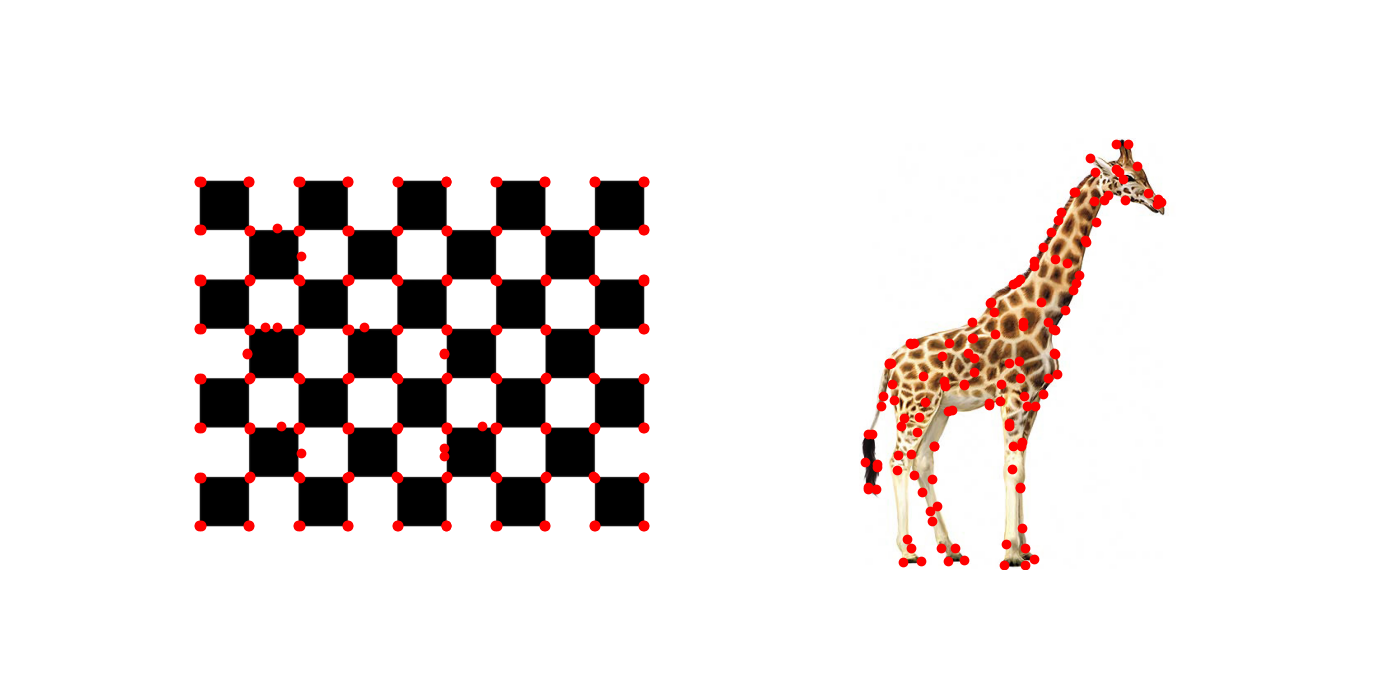
#> input picture ex1/206299463_312497084_image_corners.png, 1400 x 700 px
$ python -i funcs_and_structs.py   (imports and definitions only)
#> lines starting #> are read from the running program, lines starting #| are printed output that depends on the picture
#> further down, picture is the input picture: shape (700, 1400, 3); mean B, G, R 227.4, 228.5, 233.8
import os
import cv2
import numpy as np

class VideoParameters:
    # [14 lines left out: functions __init__, __repr__, not called in this run]

class ProjectPaths:
    # [31 lines left out: functions __init__, __repr__, open_writer, not called in this run]

def enhance_edges(frame: np.ndarray):
    blurred = cv2.GaussianBlur(src=frame, ksize=(25,25), sigmaX=4, sigmaY=2, borderType=cv2.BORDER_DEFAULT)
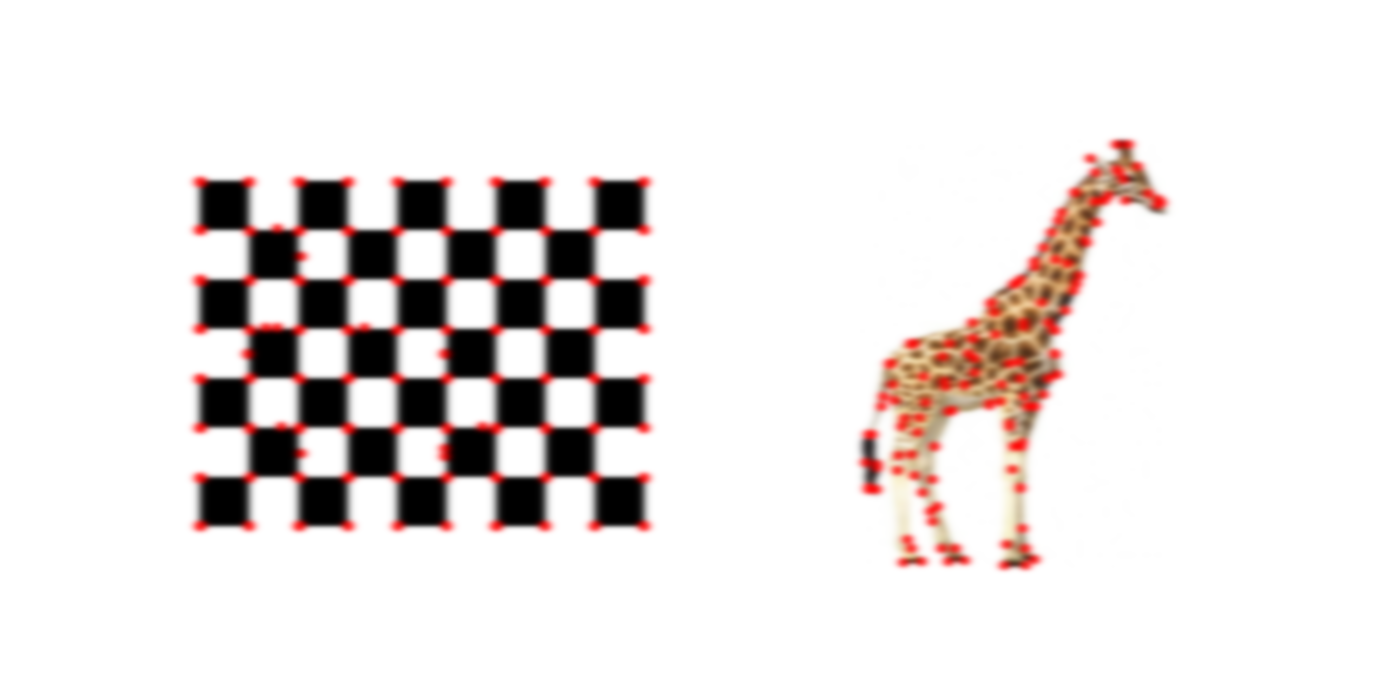
#> blurred: shape (700, 1400, 3); mean B, G, R 227.4, 228.5, 233.8
    #blurred = cv2.medianBlur(src=frame, ksize=3)
    #blurred = frame.copy()
    dx = cv2.Sobel(blurred, -1, 1, 0, ksize=5)
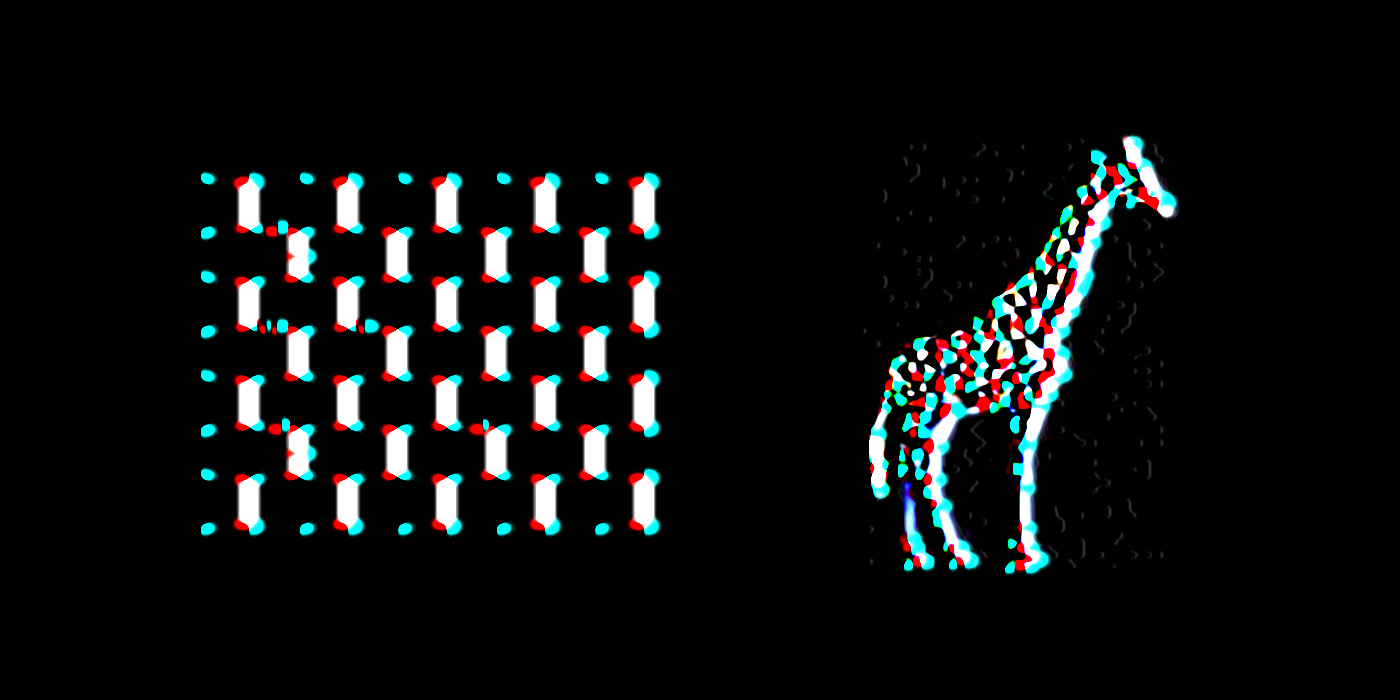
#> dx: shape (700, 1400, 3); mean B, G, R 16.5, 16.4, 14.2
    dy = cv2.Sobel(blurred, -1, 0, 1, ksize=5)
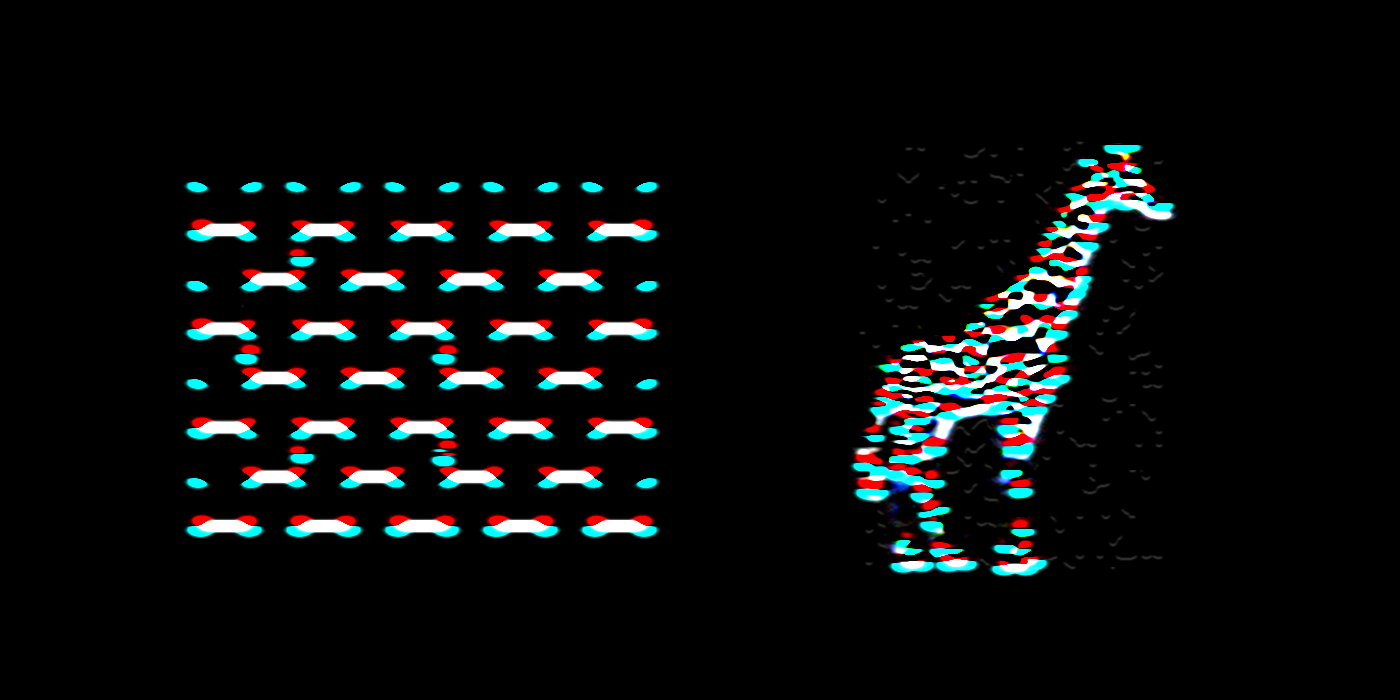
#> dy: shape (700, 1400, 3); mean B, G, R 13.6, 13.6, 11.3
    return cv2.addWeighted(np.abs(dx), 0.5, np.abs(dy), 0.5, 0)
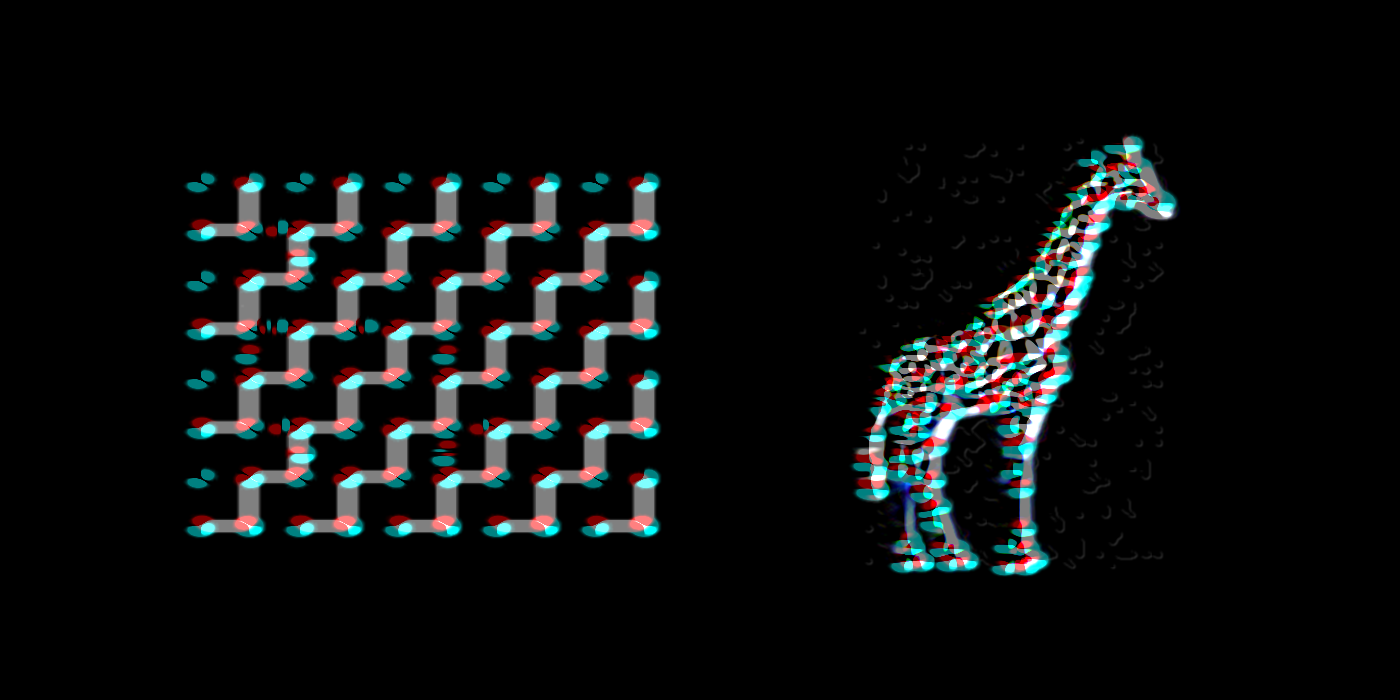
#> returned value: shape (700, 1400, 3); mean of channels 0, 1, 2 15.1, 15, 12.8; drawn as B, G, R

# [20 lines left out: functions find_points_to_track, calc_mse_between_frames, not called in this run]

>>> import cv2
>>> picture = cv2.imread('../../ex1/206299463_312497084_image_corners.png')
>>> result = enhance_edges(picture)

$ run again, on ex1/206299463_312497084_test_tiles_funcs.png
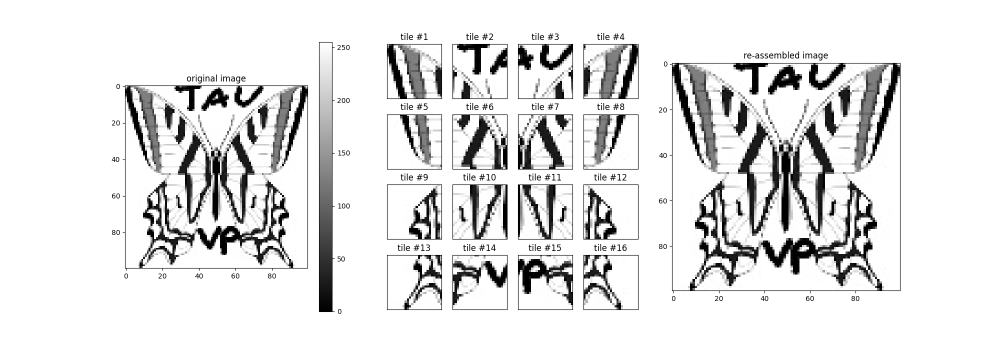
#> input picture ex1/206299463_312497084_test_tiles_funcs.png, 2000 x 700 px (shown at 1/2 size)
#> picture is the input picture: shape (700, 2000, 3); min 0, max 255, mean 226.1
#> in enhance_edges, `dx = cv2.Sobel(blurred, -1, 1, 0, ksize=5)`:
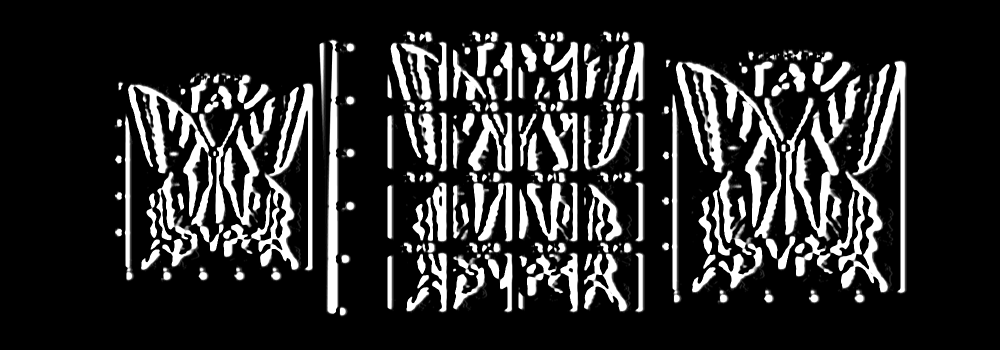
#> dx: shape (700, 2000, 3) (shown at 1/2 size); min 0, max 255, mean 43.7
#> in enhance_edges, `return cv2.addWeighted(np.abs(dx), 0.5, np.abs(dy), 0.5, 0)`:
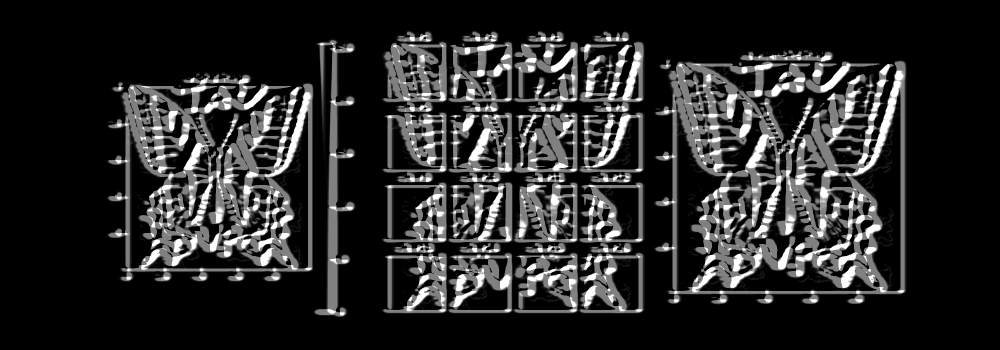
#> returned value: shape (700, 2000, 3) (shown at 1/2 size); min 0, max 255, mean 40.8
